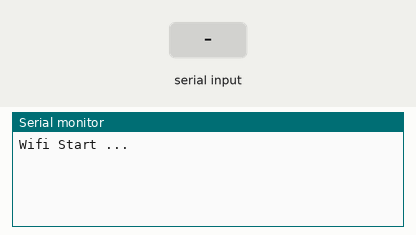
Simulated run of this sketch. Board: Arduino Uno, built with avr-gcc and run on an emulated ATmega328P. Parts: the last lines printed to the serial monitor. The test bench sets the inputs (shaded band). The modem accepts every AT command (registered, SIM ready, sends succeed) and sends nothing else.

Above: at 1.2 s.
1.3 s: "cndi313182246\n" received over Serial
At 1.9 s:
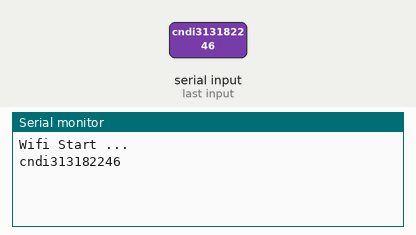
4.3 s: "OK" received over the second serial link
6.5 s: "OK" received over the second serial link
9.5 s: "1" received over Serial
At 10.3 s:
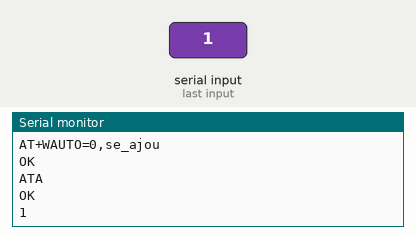

Measured:
- after the input at 1.3 s, the serial monitor: prints a new line at once (image 1)
- after the input at 9.5 s, the serial monitor: prints a new line at once (image 2)

The sketch:

WifiShield_Example.ino
```cpp
#include <SoftwareSerial.h>

#include <TimerOne.h>


int flag;
boolean dataModeFlag = false;

/*
After power on, WizFi210 would try to connect to a specific AP. That is the default setting.
In short, WizFi210 boots within 100ms and tries to connect to a specific AP for 3~5 seconds.
If that is failed, Wizfi210 returns an "[ERROR]" string.
*/
#define PIN_RX 2
#define PIN_TX 3
SoftwareSerial mySerial(PIN_TX, PIN_RX);
void Callback()
{
  switch(flag)
  {
    // Exit DataMode
    case 0: //Serial.print("+++");    // Monitoring
            //Serial1.print("+++");
            mySerial.print("+++");
            flag++;
            break;
    // Delay 1 sec
    case 1:
            flag++;
            break;
    case 2: Serial.print("+++");    // Monitoring
            //Serial1.print("+++");
            mySerial.print("+++");
            flag++;
            break;
    // Disassociate from the current network.
    case 3: //Serial.print("AT+WD\r\n");    // Monitoring
            //Serial1.print("AT+WD\r");
            //mySerial.print("AT+WD\r");
            mySerial.print("AT\r");
            break;
    // This command sets WPA Passphrase as “cndi313182246”
    case 4: Serial.print("ATB=9600,8,n,1\r\n");    // Monitoring
            mySerial.print("ATB=9600,8,n,1\r");
            //Serial.print("AT+WWPA=cndi313182246\r\n");
            //Serial1.print("AT+WWPA=cndi313182246\r");
            //mySerial.print("AT+WWPA=cndi313182246\r");
            break;
    // This command sets WizFi210 as using fixed IP address (not DHCP). When the IP address is acquired by DHCP..
    case 5: Serial.print("AT+NDHCP=0\r\n");
            //Serial1.print("AT+NDHCP=0\r");
            mySerial.print("AT+NDHCP=0\r");
            break;
    //This command sets the module with IP address (192.168.10.118), Subnet Mask (255.255.0.0), and Gateway Address (192.168.10.1).
    case 6: Serial.print("AT+NSET=192.168.0.100, 255.255.255.0, 192.168.0.1\r\n");
            //Serial1.print("AT+NSET=192.168.10.118, 255.255.0.0, 192.168.10.1\r");
            mySerial.print("AT+NSET=192.168.0.100, 255.255.255.0, 192.168.0.1\r");
            break;
    // This command sets WizFi210 with Server(1), TCP(1) and Port number (8011).
    case 7: Serial.print("AT+NAUTO=1,1,,8011\r\n");
            //Serial1.print("AT+NAUTO=1,1,,8011\r");
            mySerial.print("AT+NAUTO=1,1,,8011\r");
            break;
    // This command sets the AP’s Mode (0:Infrastructure), SSID(“CNDI_TKIP”), BSSID(Default)
    case 8: Serial.print("AT+WAUTO=0,se_ajou\r\n");
            //Serial1.print("AT+WAUTO=0,se_ajou\r");
            mySerial.print("AT+WAUTO=0,se_ajou\r");
            break;
    // This command initializes auto connection.
    case 9: Serial.print("ATA\r\n");
            //Serial1.print("ATA\r");
            mySerial.print("ATA\r");
            flag++;
            dataModeFlag = true;
            break;
    default: break;
  }
}

void setup()
{
   flag = 0;                                         // init flag

   //Serial1.begin(115200);                           // setting baud to 115200
   mySerial.begin(9600);
   Serial.begin(9600);
   Serial.println("Wifi Start ...");
   Timer1.initialize(1000000);                       // setting callback is 1s
   Timer1.attachInterrupt(Callback);
}

void loop()
{
  int i = 0;
  char someChar[128] = {0};
  // when characters arrive over the serial port...
  if(Serial.available()) {
    do{
      someChar[i++] = Serial.read();
      delay(3);
    }while (Serial.available() > 0);
    Serial.println(someChar);
    //Serial1.println(someChar);
    mySerial.println(someChar);
  }

  char someChar2[128] = {0};
  //while(Serial1.available()) {

  while(mySerial.available()) {
    do{
      someChar2[i++] = mySerial.read();//Serial1.read();
      //delay(10);
    }while (mySerial.available() > 0);//Serial1.available() > 0);

    if( strstr(someChar2, "OK"))
    {
      Serial.print("OK\r\n");
      flag++;
    }
    else if( dataModeFlag){
      Serial.print(someChar2);
      mySerial.write("HELLO\n");
    }else{
      Serial.print(someChar2);
    }
  }
}
```
